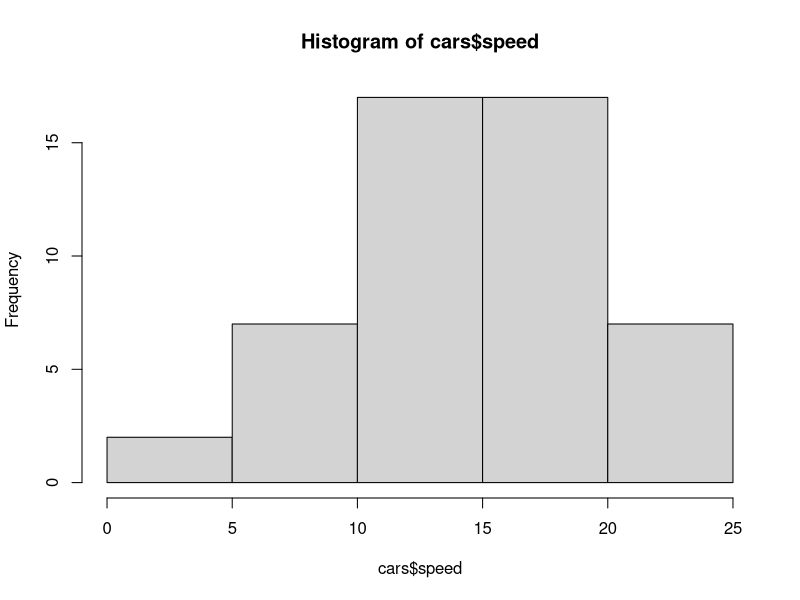
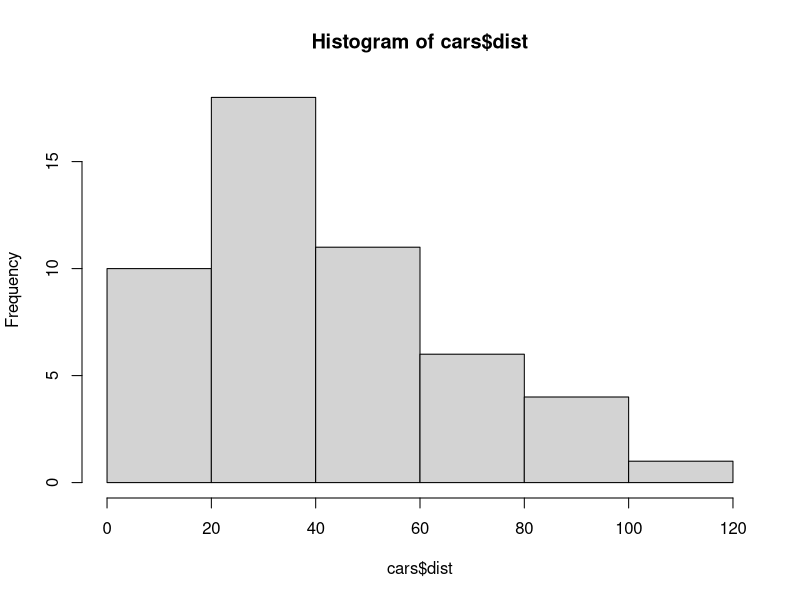
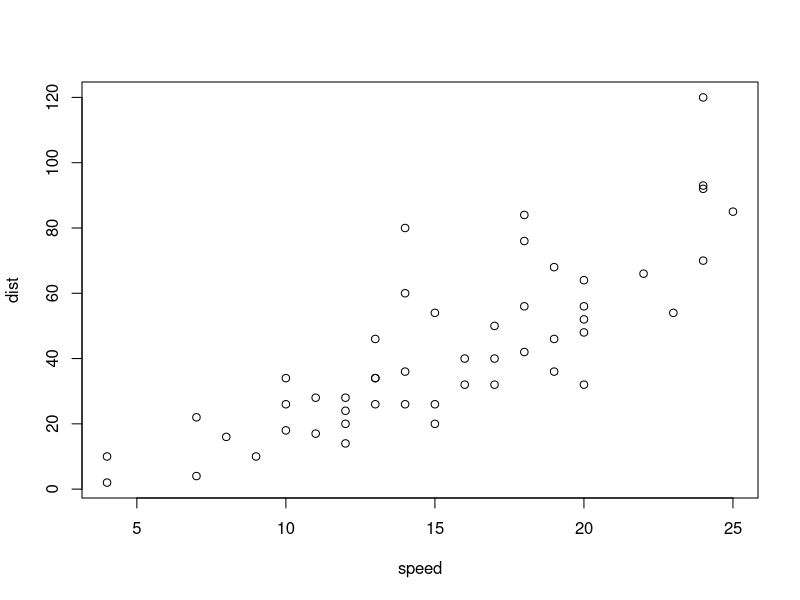
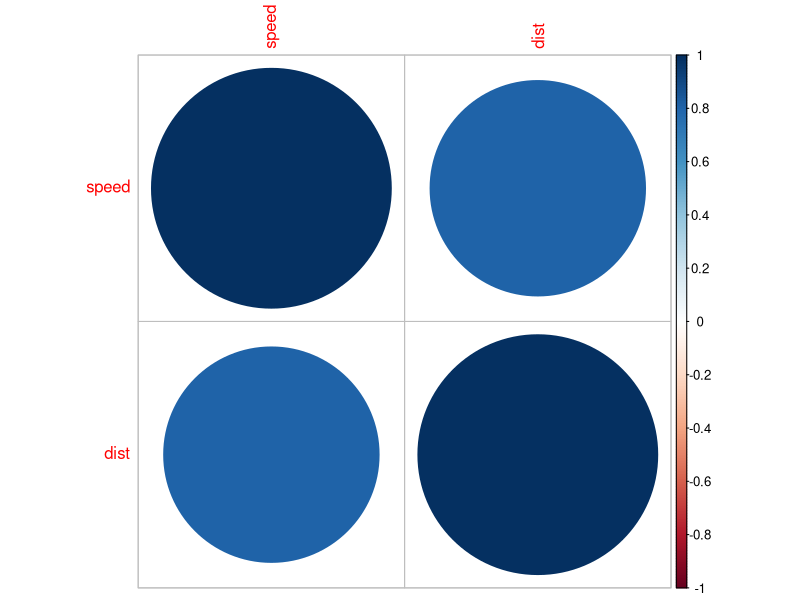
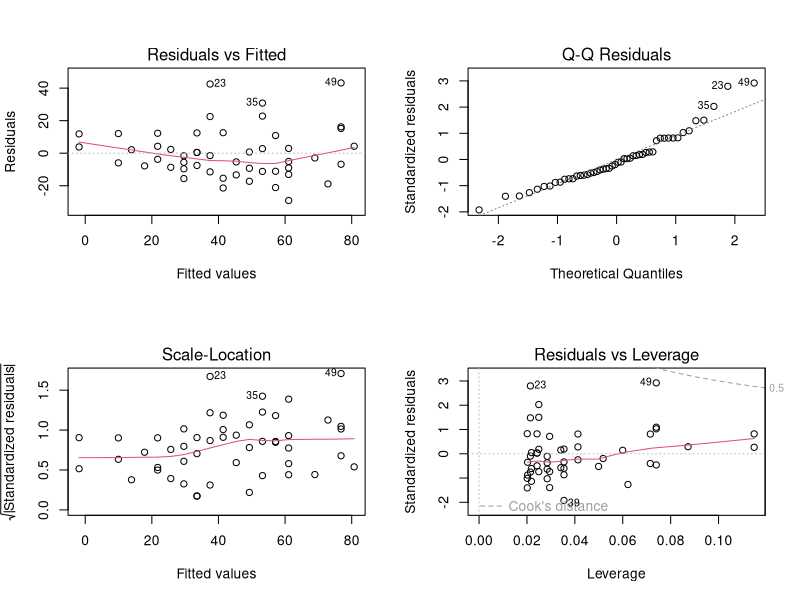
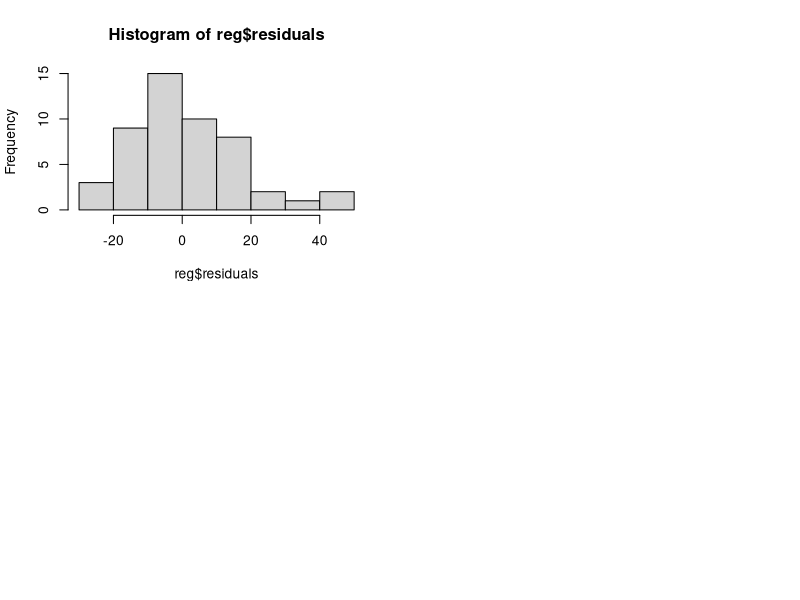

Recreate these plots in R, in order.
## ---- chunk 1
str(cars)
summary(cars)
hist(cars$speed)
hist(cars$dist)
## ---- chunk 2
cor(cars)
plot(cars)

library(corrplot)
corrplot(cor(cars))
## ---- chunk 3
reg <- lm(dist ~ speed, cars)
summary(reg)
## ---- chunk 4
par(mfrow = c(2,2))
plot(reg)
## ---- chunk 5
hist(reg$residuals)
## ---- chunk 6
shapiro.test(reg$residuals)
## ---- chunk 7
library(car)
durbinWatsonTest(reg$residuals)
## ---- chunk 8
summary(reg)
